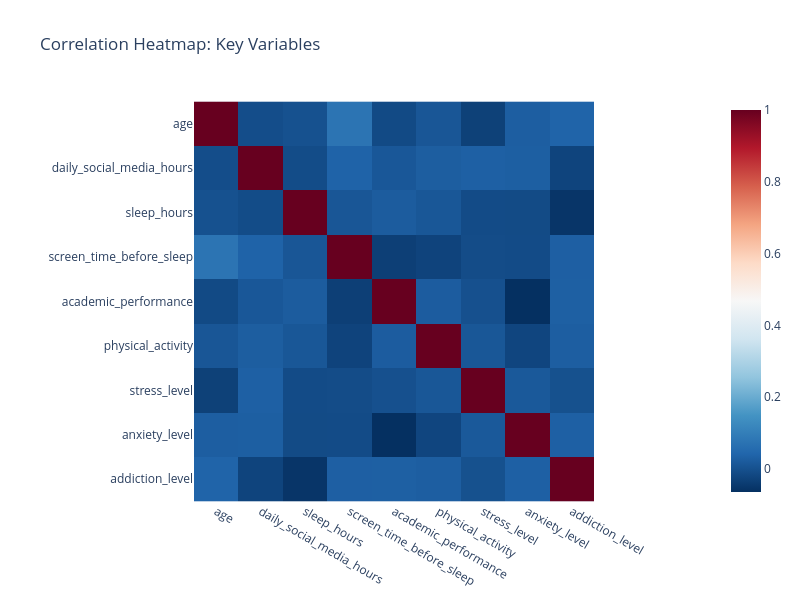

Notebook code for this chart:
### Code cell
# ===== 1. EXPLORATORY ANALYSIS =====
print("\n" + "="*50)
print("1. EXPLORATORY ANALYSIS")
print("="*50)

# Correlation heatmap
num_analysis = num_cols + ['stress_level', 'anxiety_level', 'addiction_level']
corr = df[num_analysis].corr()
fig_corr = px.imshow(corr, color_continuous_scale='RdBu_r', title='Correlation Heatmap: Key Variables')
fig_corr.update_layout(width=800, height=600)
fig_corr.show()

# ANOVA: stress by social interaction
groups = [df[df['social_interaction_level'] == cat]['stress_level'].values 
          for cat in df['social_interaction_level'].unique()]
f_stat, p_anova = f_oneway(*groups)
print(f"ANOVA stress by social_interaction_level: F={f_stat:.3f}, p={p_anova:.3f}")

# Chi-square: depression vs social interaction
ct = pd.crosstab(df['social_interaction_level'], df['depression_label'])
chi2, p_chi, _, _ = chi2_contingency(ct)
print(f"Chi-square depression vs social_interaction: chi2={chi2:.3f}, p={p_chi:.3f}")

### Figure 1 — Plotly figure (JSON) as saved in the notebook; plotly's stock layout.template omitted (floating-point values rounded to 4 significant figures)
{"data": [{"coloraxis": "coloraxis", "hovertemplate": "x: %{x}<br>y: %{y}<br>color: %{z}<extra></extra>", "name": "0", "type": "heatmap", "x": ["age", "daily_social_media_hours", "sleep_hours", "screen_time_before_sleep", "academic_performance", "physical_activity", "stress_level", "anxiety_level", "addiction_level"], "xaxis": "x", "y": ["age", "daily_social_media_hours", "sleep_hours", "screen_time_before_sleep", "academic_performance", "physical_activity", "stress_level", "anxiety_level", "addiction_level"], "yaxis": "y", "z": [[1.0, -0.006635, 0.00153, 0.07561, -0.01397, 0.01109, -0.03121, 0.02636, 0.03827], [-0.006635, 1.0, -0.009472, 0.03578, 0.01318, 0.02555, 0.0307, 0.02783, -0.02496], [0.00153, -0.009472, 1.0, 0.01024, 0.02187, 0.0127, -0.01098, -0.01188, -0.05484], [0.07561, 0.03578, 0.01024, 1.0, -0.03472, -0.02645, -0.00865, -0.01034, 0.02888], [-0.01397, 0.01318, 0.02187, -0.03472, 1.0, 0.02331, -0.0006002, -0.06438, 0.02935], [0.01109, 0.02555, 0.0127, -0.02645, 0.02331, 1.0, 0.01216, -0.02223, 0.0262], [-0.03121, 0.0307, -0.01098, -0.00865, -0.0006002, 0.01216, 1.0, 0.01581, -0.0001294], [0.02636, 0.02783, -0.01188, -0.01034, -0.06438, -0.02223, 0.01581, 1.0, 0.03115], [0.03827, -0.02496, -0.05484, 0.02888, 0.02935, 0.0262, -0.0001294, 0.03115, 1.0]]}], "layout": {"coloraxis": {"colorscale": [[0, "rgb(5,48,97)"], [0.1, "rgb(33,102,172)"], [0.2, "rgb(67,147,195)"], [0.3, "rgb(146,197,222)"], [0.4, "rgb(209,229,240)"], [0.5, "rgb(247,247,247)"], [0.6, "rgb(253,219,199)"], [0.7, "rgb(244,165,130)"], [0.8, "rgb(214,96,77)"], [0.9, "rgb(178,24,43)"], [1, "rgb(103,0,31)"]]}, "height": 600, "title": {"text": "Correlation Heatmap: Key Variables"}, "width": 800, "xaxis": {"anchor": "y", "constrain": "domain", "domain": [0, 1], "scaleanchor": "y"}, "yaxis": {"anchor": "x", "autorange": "reversed", "constrain": "domain", "domain": [0, 1]}}}
